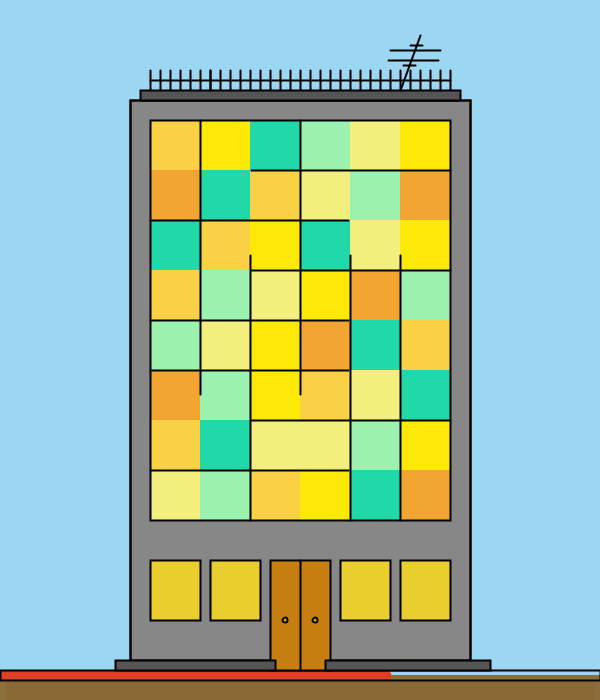
Frame 1 (no input)
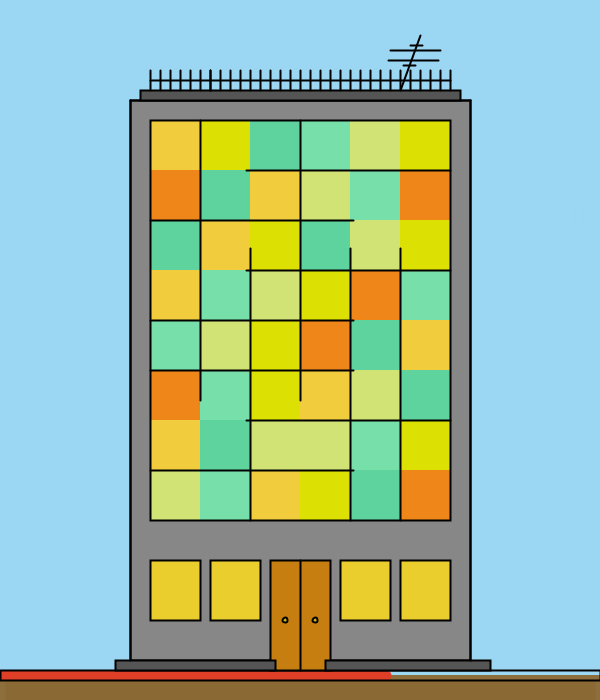
Frame 60 (the mouse pressed at the canvas centre just before this capture)
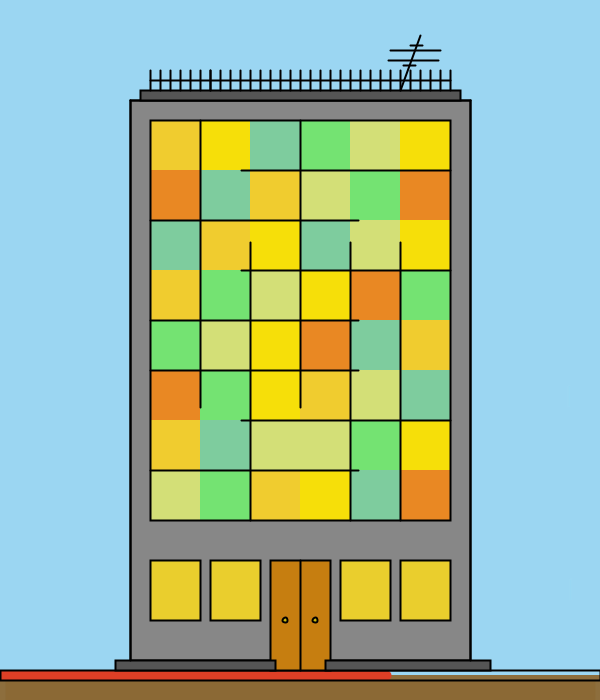
Frame 120 (the mouse held since frame 60 and released just before this capture)

The Processing sketch that drew these frames (run headless with seeded random() and noise(); from frame 60 on, the mouse is pressed at the canvas centre):

// Processing sketch: processing_186680
// ── processing_186680.pde

//Pràctica rellotge
float x,y,vx,vy;
float sz=20;
float liniasegons =675;
float llarg = map(second(),0,30,0,width);
float mida =50;
color groc1 = color(252,233,8);
color groc2 = color(250,208,68);
color blau1= color(33,216,169);
color crema= color(242,239,125);
color verd= color(154,242,174);
color vermell = color(242,165,49);




void setup() {
  size(600,700);
  }
  
  
  
void draw() {
//if (hour()>=6) {variaciocel();} 
//if (hour()<=6) {variaciocel2();}
  variaciocel();
  dibuixa();

 
}

//////////////////////////////// FUNCIONS ////////////////////////////////////


void variaciocel () {
 float llarg = map(hour(),0,59,0,width);
  background(166 - llarg,220 -llarg/2,245 -llarg/4);
  
//pluja
fill(103 + llarg/5,220 + llarg/5 ,230 - llarg/20, llarg + 10);
stroke(166 + llarg/5,220 + llarg/5 ,245 - llarg/20, llarg + 0.001);
rect(random(0,600),random(0,600),1,20);
rect(random(0,600),random(0,600),1,20);
rect(random(0,600),random(0,600),1,20);
rect(random(0,600),random(0,600),1,20);
rect(random(0,600),random(0,600),1,20);
rect(random(0,600),random(0,600),1,20);
rect(random(0,600),random(0,600),1,20);
rect(random(0,600),random(0,600),1,20);


}
//void variaciocel2 () {
   //float llarg = map(hour(),0,24,0,width);
  //background(24 - llarg,100 -llarg/2,134 -llarg/4);
  
//}


void dibuixa () {
  
 strokeWeight(10);
 fill(#8B6935);
 rect(0,675,600,40);
  float llarg = map(minute(),0,59,0,width);
  
  stroke(#DE3F26);
  line(0,liniasegons,llarg,liniasegons);
  strokeWeight(2);
  stroke(00);
  noFill();
    rect(0,670,600,10);
//per fer que en un minut completi la pantalla: fer una regla de tres, seg=59, sobre width que es? o amb la funcio map (aquest valor va de 0 a 59 i vull que mel mapegis de 0 a width
//manera d'invocar la funcio, sempre obrint i tancant parentesis,
 //quadrat edifici
 fill(135);
   rect(130,100,340,560);
   //maons
   
 
  //porta
  fill(198,126,16);
 rect(270,560,60,110);
 line(300,560,300,670);
 fill(209,186,8);
 ellipse(285,620,5,5);
 ellipse(315,620,5,5);
 
 //finestrese -->  fer-ho tot a partir del paràmetre SEPARACIÓ
 //planta 1
fill(#EACE2D);
 rect(150,560,50,60);
 rect(210,560,50,60);
 rect(340,560,50,60);
 rect(400,560,50,60);
 //planta 2
 noFill();
 ///FINESTRES RANDOM// CREAR FUNCIÓ COLOR RANDOM
 
 //grupfinestres1
 fill(groc1);
 noStroke();
groc1= color(random(220,250), random(190,233), random(0,12));
rect(200,120,mida,mida);
rect(400,120,mida,mida);
rect(250,220,mida,mida);
rect(400,220,mida,mida);
rect(250,370,mida,mida);
rect(250,320,mida,mida);
rect(400,420,mida,mida);
rect(300,470,mida,mida);
rect(300,270,mida,mida);
   
   //grupfinestres2
   fill(groc2);
  groc2 =  color(random(230,255), random(200,208), random(40,68));
  
  rect(250,170,mida,mida);
  rect(150,120,mida,mida);
  rect(150,270,mida,mida);
  rect(400,320,mida,mida);
  rect(300,370,mida,mida);
  rect(150,420,mida,mida);
  rect(250,470,mida,mida);
  rect(200,220,mida,mida);
  
  //grupfinestres3
  fill(blau1);
  blau1 =  color(random(33,155), random(200,216), random(100,169));
  rect(250,120,mida,mida);
  rect(200,170,mida,mida);
  rect(150,220,mida,mida);
  rect(350,320,mida,mida);
  rect(200,420,mida,mida);
  rect(400,370,mida,mida);
  rect(350,470,mida,mida);
  rect(300,220,mida,mida);
  
  //grupfinestres4
  fill(crema);
  crema= color(random(200,242),random(200,239),random(100,125));
  rect(250,420,mida,mida);
  rect(350,120,mida,mida);
  rect(300,170,mida,mida);
  rect(350,220,mida,mida);
  rect(250,270,mida,mida);
  rect(200,320,mida,mida);
  rect(350,370,mida,mida);
  rect(150,470,mida,mida);
  rect(300,420,mida,mida);
  //rect(400,170,mida,mida);
  
  //grupfinestres5
  fill(verd);
    verd= color(random(115,154),random(200,242),random(100,174));
  rect(300,120,mida,mida);
  rect(350,170,mida,mida);
  rect(200,270,mida,mida);
  rect(150,320,mida,mida);
  rect(350,420,mida,mida);
  rect(200,470,mida,mida);
  rect(400,270,mida,mida);
  rect(200,370,mida,mida);
  
//grupfinestres6
fill(vermell);
  vermell= color(random(200,242),random(100,165),random(20,49));
 rect(400,170,mida,mida);
 rect(350,270,mida,mida);
 rect(300,320,mida,mida);
 rect(150,370,mida,mida);
 rect(150,170,mida,mida);
 rect(400,470,mida,mida);
 
//////SEGONS///
stroke(00);
 float segons = map(second(),0,59,150,520);
 line(200,120,200,segons);
 line(300,120,300,segons);
 
 float segons2 = map(second(),0,59,520,120);
 line(400,520,400,segons2);
 line(250,520,250,segons2);
 line(350,520,350,segons2);
 
 float segons3 = map(second(),0,59,150,450);
 line(150,220,segons3,220);
 line(150,320,segons3,320);
 line(150,370,segons3,370);
 line(150,470,segons3,470);
 
 float segons4 = map(second(),0,59,450,150);
 line(450,270,segons4,270);
 line(450,170,segons4,170);
 line(450,420,segons4,420);
 
 noFill();
 rect(150,120,300,400);
 stroke(255,232,98);
 fill(255,232,98);
 //rect(150,120,300,minuts);

 stroke(00);
 

  //estructura edifici
  
  fill(85);
  rect(115,660,160,10);
  rect(325,660,165,10);
  line(130,660,130,100);
  line(130,100,470,100);
  line(470,100,470,660);
  rect(140,90,320,10);
  //antena
  line(400,90,420,35);
  line(403,65,415,65);
  line(390,50,440,50);
  line(388,60,438,60);
  line(410,45,422,45);
  //Valla terrat
  line(150,80,450,80);
  line(150,90,150,70);
   line(160,90,160,70);
    line(170,90,170,70);
    line(180,90,180,70);
    line(190,90,190,70);
    line(200,90,200,70);
    line(210,90,210,70);
    line(210,90,210,70);
    line(220,90,220,70);
    line(230,90,230,70);
    line(240,90,240,70);
    line(250,90,250,70);
    line(260,90,260,70);
    line(270,90,270,70);
    line(280,90,280,70);
    line(290,90,290,70);
    line(300,90,300,70);
    line(310,90,310,70);
    line(320,90,320,70);
    line(330,90,330,70);
    line(340,90,340,70);
    line(350,90,350,70);
    line(360,90,360,70);
    line(370,90,370,70);
    line(380,90,380,70);
    line(390,90,390,70);
    line(400,90,400,70);
    line(410,90,410,70);
    line(420,90,420,70);
    line(430,90,430,70);
    line(440,90,440,70);
    line(450,90,450,70);
 
    
 
}


 
